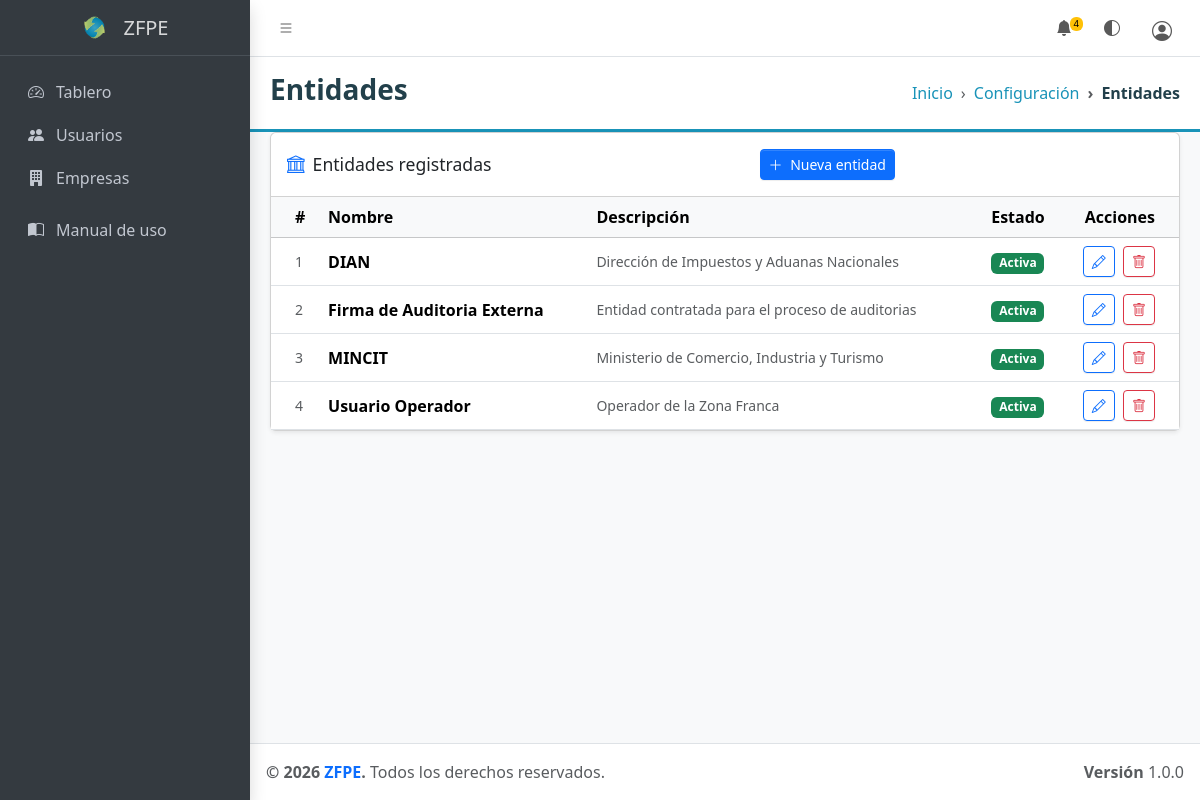
Screenshot of /index.php?modulo=configuracion&accion=entidades (signed in) with the database file from the repository.
### tables this page shows
CREATE TABLE `entidades` (
  `id` int(10) UNSIGNED NOT NULL,
  `nombre` varchar(100) NOT NULL,
  `descripcion` text DEFAULT NULL,
  `activo` tinyint(1) NOT NULL DEFAULT 1,
  `creado_en` datetime NOT NULL DEFAULT current_timestamp()
);

### controlador/ConfiguracionControlador.php (called while the page is built, shortened)
<?php
require_once __DIR__ . '/ControladorBase.php';
class ConfiguracionControlador extends ControladorBase {
    public function entidades(): void {
        $entidades = $this->db->query("SELECT * FROM entidades ORDER BY nombre")->fetchAll();
        require_once __DIR__ . '/../vista/modulos/configuracion/entidades.php';
    }
}

### index.php (called while the page is built, shortened)
<?php
$modulo = $_GET['modulo'] ?? null;
$accion = $_GET['accion'] ?? 'index';
$id     = isset($_GET['id']) ? (int) $_GET['id'] : null;
$db = conectar();
match ($modulo) {
    'usuarios' => (function () use ($accion, $id, $db) {
        require_once __DIR__ . '/controlador/UsuariosControlador.php';
        $ctrl = new UsuariosControlador($db);
        match ($accion) {
            'crear'    => $ctrl->crear(),
            'editar'   => $ctrl->editar($id),
            'eliminar' => $ctrl->eliminar($id),
            default    => $ctrl->index(),
        };
    })(),
    'empresas' => (function () use ($accion, $id, $db) {
        require_once __DIR__ . '/controlador/EmpresasControlador.php';
        $ctrl = new EmpresasControlador($db);
        match ($accion) {
            'crear'            => $ctrl->crear(),
            'editar'           => $ctrl->editar($id),
            'eliminar'         => $ctrl->eliminar($id),
            'ver'              => $ctrl->ver($id),
            'asignar-usuario'  => $ctrl->asignarUsuario($id),
            'quitar-usuario'   => $ctrl->quitarUsuario($id),
            'agregar-etapa'    => $ctrl->agregarEtapa($id),
            'usuarios'         => $ctrl->listarUsuarios(),
            'crear-usuario'    => $ctrl->crearUsuario($id),
            'editar-usuario'   => $ctrl->editarUsuario($id),
            'eliminar-usuario' => $ctrl->eliminarUsuario($id),
            default            => $ctrl->index(),
        };
    })(),
    'configuracion' => (function () use ($accion, $id, $db) {
        require_once __DIR__ . '/controlador/ConfiguracionControlador.php';
        $ctrl = new ConfiguracionControlador($db);
        match ($accion) {
            'fases'                => $ctrl->fases(),
            'crear-fase'           => $ctrl->crearFase(),
            'editar-fase'          => $ctrl->editarFase($id),
            'eliminar-fase'        => $ctrl->eliminarFase($id),
            'entidades'            => $ctrl->entidades(),
            'crear-entidad'        => $ctrl->crearEntidad(),
            'editar-entidad'       => $ctrl->editarEntidad($id),
            'eliminar-entidad'     => $ctrl->eliminarEntidad($id),
            'etapas'               => $ctrl->etapas(),
            'crear-etapa'          => $ctrl->crearEtapa(),
            'editar-etapa'         => $ctrl->editarEtapa($id),
            'eliminar-etapa'       => $ctrl->eliminarEtapa($id),
            'requisitos'           => $ctrl->requisitos(),
            'crear-requisito'      => $ctrl->crearRequisito(),
            'editar-requisito'     => $ctrl->editarRequisito($id),
            'eliminar-requisito'   => $ctrl->eliminarRequisito($id),
            'items'                => $ctrl->items(),
            'crear-item'           => $ctrl->crearItem(),
            'editar-item'          => $ctrl->editarItem($id),
            'eliminar-item'        => $ctrl->eliminarItem($id),
            'indicadores'          => $ctrl->indicadores(),
            'crear-indicador'      => $ctrl->crearIndicador(),
            'editar-indicador'     => $ctrl->editarIndicador($id),
            'eliminar-indicador'   => $ctrl->eliminarIndicador($id),
            default                => $ctrl->index(),
        };
    })(),
    'seguimiento' => (function () use ($accion, $id, $db) {
        require_once __DIR__ . '/controlador/SeguimientoControlador.php';
        $ctrl = new SeguimientoControlador($db);
        match ($accion) {
            'guardar' => $ctrl->guardar($id),
            default   => $ctrl->index($id),
        };
    })(),
    'cronograma' => (function () use ($id, $db) {
        require_once __DIR__ . '/controlador/CronogramaControlador.php';
        (new CronogramaControlador($db))->index($id);
    })(),
    'entidades' => (function () use ($db) {
        require_once __DIR__ . '/controlador/EntidadesUsuarioControlador.php';
        (new EntidadesUsuarioControlador($db))->index();
    })(),
    'reportes' => (function () use ($accion, $id, $db) {
        require_once __DIR__ . '/controlador/ReportesControlador.php';
        $ctrl = new ReportesControlador($db);
        match ($accion) {
            'crear-alerta'   => $ctrl->crearAlerta($id),
            'resolver-alerta' => $ctrl->resolverAlerta($id),
            default          => $ctrl->index($id),
        };
    })(),
    'informes' => (function () use ($accion, $id, $db) {
        require_once __DIR__ . '/controlador/InformesControlador.php';
        $ctrl = new InformesControlador($db);
        match ($accion) {
            'pdf'   => $ctrl->pdf($id),
            default => $ctrl->excel($id),
        };
    })(),
    'documentos' => (function () use ($accion, $id, $db) {
        require_once __DIR__ . '/controlador/DocumentosControlador.php';
        $ctrl = new DocumentosControlador($db);
        match ($accion) {
            'subir'     => $ctrl->subir($id),
            'ver'       => $ctrl->ver($id),
            'descargar' => $ctrl->descargar($id),
            'eliminar'  => $ctrl->eliminar($id),
            default     => $ctrl->index(),
        };
    })(),
    'indicadores' => (function () use ($accion, $id, $db) {
        require_once __DIR__ . '/controlador/IndicadoresControlador.php';
        $ctrl = new IndicadoresControlador($db);
        match ($accion) {
            'asignar'        => $ctrl->asignar($id),
            'actualizar'     => $ctrl->actualizar($id),
            'eliminar-valor' => $ctrl->eliminarValor($id),
            'desasignar'     => $ctrl->desasignar($id),
            default          => $ctrl->index($id),
        };
    })(),
    'manual' => (function () {
        require_once __DIR__ . '/vista/modulos/manual/index.php';
    })(),
    'perfil' => (function () use ($accion, $db) {
        require_once __DIR__ . '/controlador/PerfilControlador.php';
        $ctrl = new PerfilControlador($db);
        match ($accion) {
            'actualizar' => $ctrl->actualizar(),
            default      => $ctrl->index(),
        };
    })(),
    'notificaciones' => (function () use ($accion, $db) {
        require_once __DIR__ . '/controlador/NotificacionesControlador.php';
        $ctrl = new NotificacionesControlador($db);
        match ($accion) {
            'marcar-leidas' => $ctrl->marcarLeidas(),
            default         => null,
        };
    })(),
    'mis-compromisos' => (function () use ($accion, $id, $db) {
        require_once __DIR__ . '/controlador/MisCompromisosControlador.php';
        $ctrl = new MisCompromisosControlador($db);
        match ($accion) {
            'actualizar'          => $ctrl->actualizar($id),
            'descargar-documento' => $ctrl->descargarDocumento($id),
            default                => $ctrl->index(),
        };
    })(),
    'comites' => (function () use ($accion, $id, $db) {
        require_once __DIR__ . '/controlador/ComitesControlador.php';
        $ctrl = new ComitesControlador($db);
        match ($accion) {
            'crear'                => $ctrl->crear(),
            'ver'                  => $ctrl->ver($id),
            'editar'               => $ctrl->editar($id),
            'eliminar'             => $ctrl->eliminar($id),
            'guardar-compromiso'   => $ctrl->guardarCompromiso(),
            'actualizar-compromiso'=> $ctrl->actualizarCompromiso($id),
            'eliminar-compromiso'  => $ctrl->eliminarCompromiso($id),
            default                => $ctrl->index(),
        };
    })(),
};

### controlador/ControladorBase.php (called while the page is built, shortened)
<?php
abstract class ControladorBase {
    public function __construct(PDO $db) {
        $this->db = $db;
    }
}

### vista/modulos/configuracion/entidades.php (the view, shortened to what this page needs)
<?php require_once __DIR__ . '/../../parciales/cabecera.php'; ?>
<div class="app-wrapper">
  <?php require_once __DIR__ . '/../../parciales/navegacion.php'; ?>
  <?php require_once __DIR__ . '/../../parciales/menu_lateral.php'; ?>
  <main class="app-main">
    <div class="app-content-header encabezado-zf">
      <div class="container-fluid">
        <div class="row">
          <div class="col-sm-6"><h3 class="mb-0 titulo-zf">Entidades</h3></div>
          <div class="col-sm-6">
            <ol class="breadcrumb breadcrumb-zf float-sm-end">
              <li class="breadcrumb-item"><a href="index.php">Inicio</a></li>
              <li class="breadcrumb-item"><a href="index.php?modulo=configuracion">Configuración</a></li>
              <li class="breadcrumb-item active">Entidades</li>
            </ol>
          </div>
        </div>
      </div>
    </div>
    <div class="app-content">
      <div class="container-fluid">
        <div class="card shadow-sm">
          <div class="card-header d-flex align-items-center justify-content-between">
            <h5 class="card-title mb-0">
              <i class="bi bi-bank me-2 text-primary"></i>Entidades registradas
            </h5>
            <a href="index.php?modulo=configuracion&accion=crear-entidad" class="btn btn-primary btn-sm">
              <i class="bi bi-plus-lg me-1"></i> Nueva entidad
            </a>
          </div>
          <div class="card-body p-0">
            <?php if (empty($entidades)): ?>
              <div class="text-center text-muted py-5">
                <i class="bi bi-bank fs-1 opacity-25 d-block mb-2"></i>
                No hay entidades registradas aún.
                <a href="index.php?modulo=configuracion&accion=crear-entidad" class="d-block mt-2">Agregar primera entidad</a>
              </div>
            <?php else: ?>
              <div class="table-responsive">
                <table class="table table-hover align-middle mb-0">
                  <thead class="table-light">
                    <tr>
                      <th>#</th>
                      <th>Nombre</th>
                      <th>Descripción</th>
                      <th class="text-center">Estado</th>
                      <th class="text-end">Acciones</th>
                    </tr>
                  </thead>
                  <tbody>
                    <?php foreach ($entidades as $i => $e): ?>
                    <tr>
                      <td class="text-muted small"><?= $i + 1 ?></td>
                      <td class="fw-semibold"><?= htmlspecialchars($e['nombre']) ?></td>
                      <td class="text-muted small"><?= htmlspecialchars($e['descripcion'] ?? '—') ?></td>
                      <td class="text-center">
                        <?php if ($e['activo']): ?>
                          <span class="badge text-bg-success">Activa</span>
                        <?php else: ?>
                          <span class="badge text-bg-secondary">Inactiva</span>
                        <?php endif; ?>
                      </td>
                      <td class="text-end">
                        <a href="index.php?modulo=configuracion&accion=editar-entidad&id=<?= $e['id'] ?>"
                           class="btn btn-sm btn-outline-primary me-1">
                          <i class="bi bi-pencil"></i>
                        </a>
                        <button type="button" class="btn btn-sm btn-outline-danger"
                                data-bs-toggle="modal" data-bs-target="#modalEliminar"
                                data-id="<?= $e['id'] ?>" data-nombre="<?= htmlspecialchars($e['nombre']) ?>">
                          <i class="bi bi-trash"></i>
                        </button>
                      </td>
                    </tr>
                    <?php endforeach; ?>
                  </tbody>
                </table>
              </div>
            <?php endif; ?>
          </div>
        </div>
      </div>
    </div>
  </main>
  <?php require_once __DIR__ . '/../../parciales/pie.php'; ?>

### vista/assets/css/componentes.css (style rules this page uses)
:root { --zf-navy: #22404b; --zf-teal: #1993b8; }
.encabezado-zf { background-color: #ffffff; border-bottom: 3px solid var(--zf-teal); }
.titulo-zf { color: var(--zf-navy); font-weight: 600; }
.breadcrumb-zf { --bs-breadcrumb-divider: '›'; }
.breadcrumb-zf .breadcrumb-item a { color: var(--zf-teal); text-decoration: none; }
.breadcrumb-zf .breadcrumb-item.active { color: var(--zf-navy); font-weight: 600; }

### rows the page displays
entidades: nombre "DIAN", descripcion "Dirección de Impuestos y Aduanas Nacionales", activo "Activa"
entidades: nombre "Firma de Auditoria Externa", descripcion "Entidad contratada para el proceso de auditorias", activo "Activa"
entidades: nombre "MINCIT", descripcion "Ministerio de Comercio, Industria y Turismo", activo "Activa"
entidades: nombre "Usuario Operador", descripcion "Operador de la Zona Franca", activo "Activa"

### other values shown
$noLeidas "4"
$marcaTexto "ZFPE"
